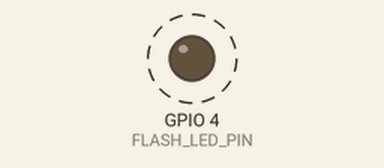
Recording of a sketch running on a simulated ESP32. Shown: output pins drawn as LEDs (lit = HIGH). Dashed ring = blinking. WiFi joins after 1.5 s; servers stay silent unless stated; uploads are accepted with an empty reply; the camera gives no picture; what the sketch prints to the serial monitor is not drawn.

Above: at 2.5 s.
Timing chart, 0 to 4.8 s (numbered marks = the images above):
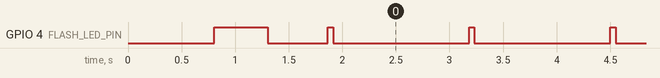

The sketch:

zone1_esp32cam.ino
```cpp
/*
 * SENTINEL - Zone 1 ESP32-CAM Controller
 *
 * Hardware Components:
 * - ESP32-CAM (RHYX-M21-45 or AI-Thinker)
 * - ESP32-CAM USB Base Board for programming
 *
 * This module:
 * 1. Captures camera frames
 * 2. Sends frames to Python backend for YOLO processing
 * 3. Receives people count and displays status
 *
 * Note: YOLO processing happens on the PC/laptop, not on ESP32-CAM
 * (ESP32-CAM doesn't have enough power for real-time YOLO)
 */

#include "esp_camera.h"
#include <WiFi.h>
#include <HTTPClient.h>
#include <ArduinoJson.h>
#include "base64.h"

// ======================= CONFIGURATION =======================
// WiFi credentials - UPDATE THESE
const char* ssid = "YOUR_WIFI_SSID";
const char* password = "YOUR_WIFI_PASSWORD";

// Server URL - UPDATE THIS to your PC's IP address
// This endpoint receives camera frames for YOLO processing
const char* cameraEndpoint = "http://192.168.1.100:8000/api/v1/telemetry/camera";
const char* predictEndpoint = "http://192.168.1.100:8000/predict";

// Zone configuration
const char* ZONE_ID = "zone-1";

// ======================= AI-THINKER ESP32-CAM PIN CONFIG =======================
#define PWDN_GPIO_NUM     32
#define RESET_GPIO_NUM    -1
#define XCLK_GPIO_NUM      0
#define SIOD_GPIO_NUM     26
#define SIOC_GPIO_NUM     27
#define Y9_GPIO_NUM       35
#define Y8_GPIO_NUM       34
#define Y7_GPIO_NUM       39
#define Y6_GPIO_NUM       36
#define Y5_GPIO_NUM       21
#define Y4_GPIO_NUM       19
#define Y3_GPIO_NUM       18
#define Y2_GPIO_NUM        5
#define VSYNC_GPIO_NUM    25
#define HREF_GPIO_NUM     23
#define PCLK_GPIO_NUM     22

// Flash LED (built-in)
#define FLASH_LED_PIN 4

// ======================= TIMING CONSTANTS =======================
#define CAPTURE_INTERVAL 1000  // Capture frame every 1 second

// ======================= GLOBAL VARIABLES =======================
unsigned long lastCaptureTime = 0;
int lastPeopleCount = 0;

void setup() {
  Serial.begin(115200);

  // Initialize flash LED
  pinMode(FLASH_LED_PIN, OUTPUT);
  digitalWrite(FLASH_LED_PIN, LOW);

  // Initialize camera
  if (!initCamera()) {
    Serial.println("Camera init failed!");
    return;
  }

  // Connect to WiFi
  connectWiFi();

  Serial.println("SENTINEL ESP32-CAM Ready");
  Serial.print("Zone: ");
  Serial.println(ZONE_ID);
}

void loop() {
  // Maintain WiFi connection
  if (WiFi.status() != WL_CONNECTED) {
    connectWiFi();
  }

  // Capture and send frame at regular intervals
  if (millis() - lastCaptureTime >= CAPTURE_INTERVAL) {
    captureAndSendFrame();
    lastCaptureTime = millis();
  }

  delay(10);
}

bool initCamera() {
  camera_config_t config;
  config.ledc_channel = LEDC_CHANNEL_0;
  config.ledc_timer = LEDC_TIMER_0;
  config.pin_d0 = Y2_GPIO_NUM;
  config.pin_d1 = Y3_GPIO_NUM;
  config.pin_d2 = Y4_GPIO_NUM;
  config.pin_d3 = Y5_GPIO_NUM;
  config.pin_d4 = Y6_GPIO_NUM;
  config.pin_d5 = Y7_GPIO_NUM;
  config.pin_d6 = Y8_GPIO_NUM;
  config.pin_d7 = Y9_GPIO_NUM;
  config.pin_xclk = XCLK_GPIO_NUM;
  config.pin_pclk = PCLK_GPIO_NUM;
  config.pin_vsync = VSYNC_GPIO_NUM;
  config.pin_href = HREF_GPIO_NUM;
  config.pin_sscb_sda = SIOD_GPIO_NUM;
  config.pin_sscb_scl = SIOC_GPIO_NUM;
  config.pin_pwdn = PWDN_GPIO_NUM;
  config.pin_reset = RESET_GPIO_NUM;
  config.xclk_freq_hz = 20000000;
  config.pixel_format = PIXFORMAT_JPEG;

  // Lower resolution for faster processing
  // FRAMESIZE_QVGA = 320x240
  // FRAMESIZE_VGA = 640x480
  // FRAMESIZE_SVGA = 800x600
  if (psramFound()) {
    config.frame_size = FRAMESIZE_VGA;
    config.jpeg_quality = 12;  // 0-63, lower = higher quality
    config.fb_count = 2;
  } else {
    config.frame_size = FRAMESIZE_QVGA;
    config.jpeg_quality = 15;
    config.fb_count = 1;
  }

  // Camera init
  esp_err_t err = esp_camera_init(&config);
  if (err != ESP_OK) {
    Serial.printf("Camera init failed with error 0x%x\n", err);
    return false;
  }

  // Adjust camera settings
  sensor_t* s = esp_camera_sensor_get();
  s->set_brightness(s, 0);     // -2 to 2
  s->set_contrast(s, 0);       // -2 to 2
  s->set_saturation(s, 0);     // -2 to 2
  s->set_special_effect(s, 0); // 0 = No Effect
  s->set_whitebal(s, 1);       // Auto white balance
  s->set_awb_gain(s, 1);       // AWB gain
  s->set_wb_mode(s, 0);        // Auto WB mode
  s->set_exposure_ctrl(s, 1);  // Auto exposure
  s->set_aec2(s, 1);           // AEC DSP
  s->set_ae_level(s, 0);       // AE level
  s->set_aec_value(s, 300);    // AEC value
  s->set_gain_ctrl(s, 1);      // Auto gain
  s->set_agc_gain(s, 0);       // AGC gain
  s->set_gainceiling(s, (gainceiling_t)0);
  s->set_bpc(s, 0);            // Black pixel correction
  s->set_wpc(s, 1);            // White pixel correction
  s->set_raw_gma(s, 1);        // Raw GMA
  s->set_lenc(s, 1);           // Lens correction
  s->set_hmirror(s, 0);        // Horizontal mirror
  s->set_vflip(s, 0);          // Vertical flip
  s->set_dcw(s, 1);            // Downsize EN

  Serial.println("Camera initialized successfully");
  return true;
}

void connectWiFi() {
  Serial.print("Connecting to WiFi");
  WiFi.begin(ssid, password);

  int attempts = 0;
  while (WiFi.status() != WL_CONNECTED && attempts < 20) {
    delay(500);
    Serial.print(".");
    attempts++;

    // Blink flash LED while connecting
    digitalWrite(FLASH_LED_PIN, !digitalRead(FLASH_LED_PIN));
  }

  digitalWrite(FLASH_LED_PIN, LOW);

  if (WiFi.status() == WL_CONNECTED) {
    Serial.println("\nWiFi connected!");
    Serial.print("IP Address: ");
    Serial.println(WiFi.localIP());
  } else {
    Serial.println("\nWiFi connection failed!");
  }
}

void captureAndSendFrame() {
  if (WiFi.status() != WL_CONNECTED) {
    Serial.println("WiFi not connected, skipping capture");
    return;
  }

  // Capture frame
  camera_fb_t* fb = esp_camera_fb_get();
  if (!fb) {
    Serial.println("Camera capture failed");
    return;
  }

  Serial.printf("Captured frame: %dx%d, size: %d bytes\n",
                fb->width, fb->height, fb->len);

  // Brief flash to indicate capture
  digitalWrite(FLASH_LED_PIN, HIGH);
  delay(50);
  digitalWrite(FLASH_LED_PIN, LOW);

  // Convert to Base64
  String base64Image = base64::encode(fb->buf, fb->len);

  // Return frame buffer
  esp_camera_fb_return(fb);

  // Send to server
  sendFrameToServer(base64Image);
}

void sendFrameToServer(String& base64Frame) {
  HTTPClient http;
  http.begin(cameraEndpoint);
  http.addHeader("Content-Type", "application/json");
  http.setTimeout(5000);  // 5 second timeout

  // Create JSON payload matching CameraFrameRequest schema
  // Using a large buffer for base64 image
  String jsonPayload = "{\"frame\":{\"zone_id\":\"";
  jsonPayload += ZONE_ID;
  jsonPayload += "\",\"frame_b64\":\"";
  jsonPayload += base64Frame;
  jsonPayload += "\"}}";

  Serial.print("Sending frame (");
  Serial.print(jsonPayload.length());
  Serial.println(" bytes)...");

  int httpResponseCode = http.POST(jsonPayload);

  if (httpResponseCode > 0) {
    String response = http.getString();
    Serial.print("Response code: ");
    Serial.println(httpResponseCode);

    // Parse response to get people count
    parseResponse(response);
  } else {
    Serial.print("Error sending frame: ");
    Serial.println(httpResponseCode);
  }

  http.end();
}

void parseResponse(String response) {
  // The server returns IntelligenceOutput which includes people count
  StaticJsonDocument<1024> doc;
  DeserializationError error = deserializeJson(doc, response);

  if (error) {
    Serial.print("JSON parse error: ");
    Serial.println(error.c_str());
    return;
  }

  // Extract people count from response
  // The camera endpoint returns fused_crowd_count
  if (doc.containsKey("fused_crowd_count")) {
    lastPeopleCount = doc["fused_crowd_count"].as<int>();
    Serial.print("People detected: ");
    Serial.println(lastPeopleCount);
  }

  if (doc.containsKey("crowd_density")) {
    Serial.print("Density level: ");
    Serial.println(doc["crowd_density"].as<String>());
  }

  if (doc.containsKey("risk_level")) {
    Serial.print("Risk level: ");
    Serial.println(doc["risk_level"].as<String>());
  }
}

// Alternative: Simple HTTP stream mode (for direct video streaming)
// This can be used if you want the PC to pull frames instead of push
void startStreamServer() {
  // This would start an HTTP server on the ESP32-CAM
  // that streams MJPEG to the PC for processing
  // Implementation depends on your architecture preference
  Serial.println("Stream server not implemented - using push mode");
}
```

Measured:
- by itself, GPIO 4 (FLASH_LED_PIN): repeats every 1.3 s: HIGH 0.05 s, LOW 1.3 s
